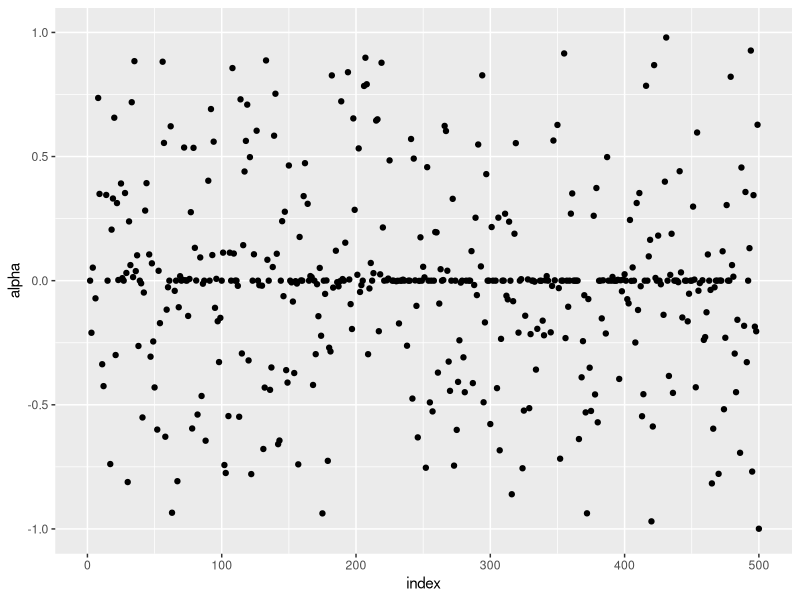
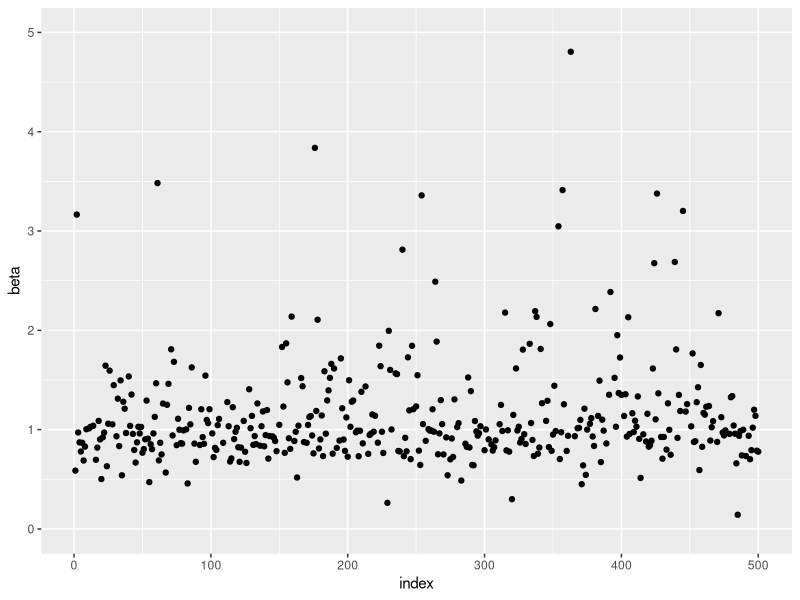
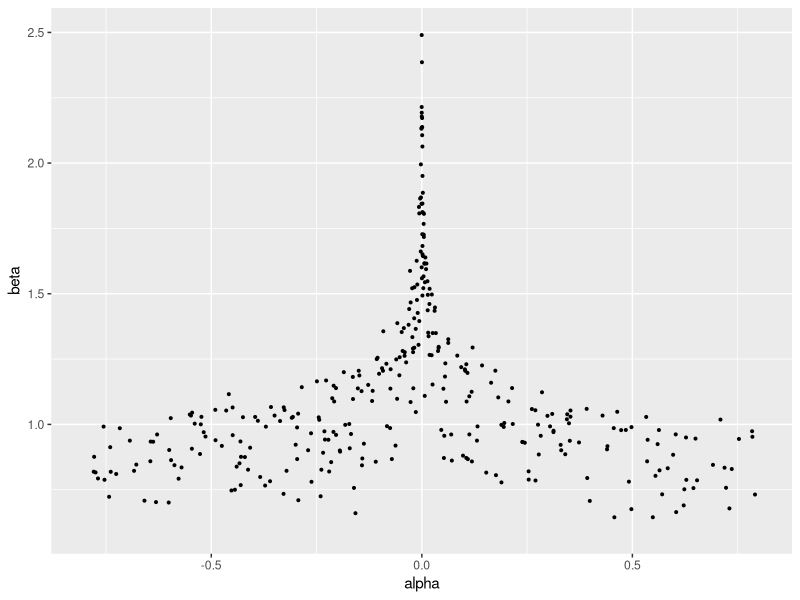

The R script that drew these images, in order:
## ---- chunk 1
knitr::opts_chunk$set(echo = TRUE)

library(tidyverse)

## ---- chunk 2
likelihood <- function(a,b=0,g=0){
  prod( exp(-((a * b^x_i+g-yi)^2)/2))
}
loglikelihood <- function(a,b=0,g=0){
  log(prod( exp(-((a * b^x_i+g-yi)^2)/2)))
}
loglikelihood_v_2 <- function(ab){
  - log(prod( exp(-((ab[1] * ab[2]^x_i-yi)^2)/2)))
}
loglikelihood_v_3 <- function(abg){
  - log(prod( exp(-((abg[1] * abg[2]^x_i+abg[3]-yi)^2)/2)))
}
  
## ---- chunk 3
n <- 500                
x_icount <- 10        # How many x and y there is 
x_i <- 1:x_icount
# x_icount <- 10 - 3
# x_i <- c(1:3,rep(2,x_icount))
a_nul <- 0
beta_nul <- 1
gamma_nul <- 0
conff1b = conff1a <- matrix(nrow=n, ncol=2)
limits = errors = betahat = ahat = resulthypotese_ab  <- rep(0,n)
bstar <- 1.1
crit = pchisq(0.05,df=2,lower.tail = FALSE)
beta <- function(b,c1 = 1,c2 = 0) {
  b ^ (c1 * x_i + c2)
}
for (ii in 1:n) {
  yi <- rnorm(x_icount, mean=0, sd=1)
  
  s <- function(b) {
    a <- sum(yi)/sum(beta(b,1,0))
    - sum( a^2 * beta(b,2,-1) * x_i)  +  sum(a * x_i * beta(b,1,-1) * yi)
  }
  
  i <- function(b) {
    a <- sum(yi)/sum(beta(b,1))
    ma <- sum(a ^ 2 * 2 * (x_i-1) * beta(b,2,-2) * x_i)-sum(a ^ 2 * x_i * (x_i-1) * beta(b,2,-2))
    ma^(-1)
  }
  
  intim <- function(b, funk1, funk2) {
    score <- funk1 
    fish <- funk2 
    bk <- b
    itt <-0
    itt1 <- 0
    itt2 <- 0 
    while(abs(score(bk) * fish(bk))>0.001) {
      itt<- itt + 1
      bk = bk + fish(bk) * score(bk)
      if (!is.finite(score(bk))==TRUE | !is.finite((fish(bk)))==TRUE) {
        cat("ERROR!", "\n")
        itt2 <- 1
        break
      }
      if (itt>5000) {
        cat("break", "\n")
        itt1 <- 1
        break(intim)
      }
    }
    c(bk,itt, itt1, itt2)
  }
  resultatintim <- intim(bstar, s, i)
  betahat[ii] <-  resultatintim[1] 
  ahat[ii] <- sum(yi)/sum(beta(betahat[ii],1,0))
  lmle <- loglikelihood(ahat[ii],betahat[ii])
  
  lognorm <- function(a,b) {
    -2*(loglikelihood(a,b) - lmle)
  }
  
  resulthypotese_ab[ii] <- lognorm(a_nul, beta_nul)<=crit
  j11y <- 1 / (sum(beta(betahat[ii],2,0)))
  j22y <- 1 / (sum(ahat[ii] * (2 * x_i - 1) * beta(betahat[ii],2,-1) * x_i) 
               -sum(ahat[ii] * x_i *(x_i - 1)* beta(betahat[ii], 1, 0 ) * yi))
  conff1b[ii,1] <- betahat[ii] - 1.96 * sqrt(abs(j22y))
  conff1b[ii,2] <- betahat[ii] + 1.96 * sqrt(abs(j22y))
  conff1a[ii,1] <- ahat[ii] - 1.96 * sqrt(abs(j11y))
  conff1a[ii,2] <- ahat[ii] + 1.96 * sqrt(abs(j11y))
  limits[ii] <- resultatintim[3]
  errors[ii] <- resultatintim[4]
  cat("Iteration=", ii, "Limits=", sum(limits),  "Errors=",sum(errors) , "\n") 
}
cat("How many times did alpha0 end inside the confidence interval", "\n")
confresula <- which(conff1a[,1] < a_nul & conff1a[,2] > a_nul)
length(confresula)
cat("How many times did beta0 end inside the confidence interval", "\n")
confresulb <- which(conff1b[,1] < beta_nul & conff1b[,2] > beta_nul)
length(confresulb)
cat("How many was m2lognorm less or equal to the critical values", "\n")
sum(resulthypotese_ab)
## ---- chunk 4
ahat_plot <- data.frame(x=1:n, y= ahat)
betahat_plot <- data.frame(x=1:n, y= betahat)
ahat_betahat <- data.frame(x= ahat, y=betahat)
ggplot(ahat_plot, aes(x,y)) +
  geom_point() + 
  scale_y_continuous(limits=c(-1,1)) + 
  labs(x = "index", y= "alpha")
ggplot(betahat_plot, aes(x,y)) +
  geom_point() +
  scale_y_continuous(limits=c(0,5)) +
  labs(x = "index", y= "beta")
ggplot(ahat_betahat, aes(x,y)) +
  geom_point(size = 0.7) + 
  scale_y_continuous(limits=c(0.6,2.5)) +
  scale_x_continuous(limits=c(-0.8,0.8)) + 
  labs(x = "alpha", y= "beta")
## ---- chunk 5
x_icount <- 20
n <- 1
x_i <- 1:x_icount
beta_nul <- 1
gamma_nul <-0
conff1g <- matrix(nrow=1, ncol=2)
betahat = ahat = gammahat = resulthypotese = p_waldtest_g <- rep(0,n)
# p_waldtest_g <- rep(0,n)
# ahat <- rep(0,n)
# gammahat <- rep(0,n)
# resulthypotese <- rep(0,n)
bstar <- 1.1
crit = pchisq(0.05,df=3,lower.tail = FALSE)
beta <- function(b,c1 = 1,c2 = 0) {
  b ^ (c1 * x_i + c2)
}

yi <- c(-0.8, 1.15, 1.82, 2.89, 1.43, 0.59, 1.09, 3.00, 2.81, 3.02, 2.39, 3.50, 3.06, 2.41, 2.81, 3.95, 4.19, 5.94, 7.06, 4.55)

s <- function(b) {
  a_s <- sum(beta(b))
  b_s <- (sum(beta(b))) / n * sum(beta(b)) 
  c_s <- (sum(beta(b))) / n * sum(yi)
  d_s <- sum(yi*beta(b))
  sahat <- (c_s-d_s)/(b_s-a_s)
  gamma <- 1 / n * sum(sahat*beta(b)-yi) 
  - sum((sahat * beta(b) + gamma - yi ) * beta(b,1,-1) * x_i* sahat)
}

i <- function(b) {
  a_s <- sum(beta(b))
  b_s <- (sum(beta(b))) / n * sum(beta(b)) 
  c_s <- (sum(beta(b))) / n * sum(yi)
  d_s <- sum(yi*beta(b))
  sahat <- (c_s-d_s)/(b_s-a_s)
  gamma <- 1 / n * sum(sahat*beta(b))- sum(yi) 
  imi <- sum(x_i * sahat * beta(b,1,-2) * ((2*x_i-1) * sahat *beta(b) + 
                                             gamma * (x_i-1) - ((sahat * beta(b) + gamma)) *(x_i -1)  ))
  imi^-1
}

intim <- function(b, funk1, funk2) {
  score <- funk1 
  fish <- funk2 
  bk <- b
  itt <-0
  itt1 <- 0
  itt2 <- 0 
  while(abs(score(bk) * fish(bk))>0.001) {
    itt<- itt + 1
    bk = bk + fish(bk) * score(bk)
    if (!is.finite(score(bk))==TRUE | !is.finite((fish(bk)))==TRUE) {
      cat("ERROR!", "\n")
      itt2 <- 1
      break
    }
    if (itt>5000) {
      cat("break", "\n")
      itt1 <- 1
      break(intim)
    }
  }
  c(bk,itt, itt1, itt2)
}
resultatintim <- intim(bstar, s, i)
betahat <-  resultatintim[1] 
ahat_s <- sum(beta(betahat))
bhat_s <- (sum(beta(betahat))) / n * sum(beta(betahat)) 
chat_s <- (sum(beta(betahat))) / n * sum(yi)
dhat_s <- sum(yi*beta(betahat))
ahat <- (chat_s-dhat_s)/(bhat_s-ahat_s)
gammahat <- 1 / n * sum(ahat*beta(betahat))- sum(yi)
lmle <- loglikelihood(ahat,betahat, gammahat)
lognorm <- function(a,b,g) {
  -2*(loglikelihood(a,b,g) - lmle)
}

resulthypotese <- lognorm(ahat, betahat, gamma_nul)<=crit 
j33y <- 1 / x_icount
waldtestg <- (gammahat-gamma_nul)^2/ j33y
p_waldtest_g <- 2*pnorm(abs(waldtestg), lower.tail = FALSE)

conff1g[,1] <- gammahat - 1.96 * sqrt(abs(j33y))
conff1g[,2] <- gammahat + 1.96 * sqrt(abs(j33y))
cat("Was gamma0 inside the confidence interval", "\n")
confresulg <- which(conff1g[,1] < gamma_nul & conff1g[,2] > gamma_nul) 
length(confresulg)
cat("Did gamma0 pass the waldtest?", "\n")
p_waldtest_g>=0.05
cat("Was n2lognorm less than the critical value?", "\n")
sum(resulthypotese)
Param_NR <- c(ahat*betahat^x_i+gammahat)


## ---- chunk 6


param_optim <- optim(c(0,1,0), loglikelihood_v_3)$par
lmle_optim <- loglikelihood_v_3(c(param_optim[1],param_optim[2], param_optim[3]))

lognorm_optim <- function(a,b,g) {
  -2*(loglikelihood_v_3(c(a,b,g)) - lmle_optim)
}

resulthypotese_optim <- lognorm_optim(param_optim[1], param_optim[2], gamma_nul)<=crit 
waldtestg_optim <- (param_optim[3]-gamma_nul)^2/ j33y
p_waldtest_g_optim <- 2*pnorm(abs(waldtestg_optim), lower.tail = FALSE)
conff1g_optim <- matrix(nrow=1, ncol=2)
conff1g_optim[,1] <- param_optim[3] - 1.96 * sqrt(abs(j33y))
conff1g_optim[,2] <- param_optim[3] + 1.96 * sqrt(abs(j33y))
cat("Was gamma0 inside the confidence interval", "\n")
confresulg_optim <- which(conff1g_optim[,1] < gamma_nul & conff1g_optim[,2] > gamma_nul) 
length(confresulg_optim)
cat("Did gamma0 pass the waldtest?", "\n")
p_waldtest_g_optim>=0.05
cat("Was n2lognorm less than the critical value?", "\n")
sum(resulthypotese_optim)
## ---- chunk 7
x_icount <- 20
n <- 1
x_i <- 1:20
a_nul <- 0
beta_nul <- 1
p_waldtest_b = betahat = ahat = resulthypotese <- rep(0,n)
conff1b <- matrix(nrow=n, ncol=2)
bstar <- 2
crit = pchisq(0.05,df=2,lower.tail = FALSE)
beta <- function(b,c1,c2 = 0) {
  b ^ (c1 * x_i + c2)
}

yi <- c(-0.8, 1.15, 1.82, 2.89, 1.43, 0.59, 1.09, 3.00, 2.81, 3.02, 2.39, 3.50, 3.06, 2.41, 2.81, 3.95, 4.19, 5.94, 7.06, 4.55)

s <- function(b) {
  a <- sum(yi)/sum(beta(b,1,0))
  - sum( a^2 * beta(b,2,-1) * x_i)  +  sum(a * x_i * beta(b,1,-1) * yi)
}

i <- function(b) {
  a <- sum(yi)/sum(beta(b,1))
  ma <- sum(a ^ 2 * 2 * (x_i-1) * beta(b,2,-2) * x_i)-sum(a ^ 2 * x_i * (x_i-1) * beta(b,2,-2))
  ma^(-1)
}

intim <- function(b, funk1, funk2) {
  score <- funk1 
  fish <- funk2 
  bk <- b
  itt <-0
  itt1 <- 0
  itt2 <- 0 
  while(abs(score(bk) * fish(bk))>0.001) {
    itt<- itt + 1
    bk = bk + fish(bk) * score(bk)
    if (!is.finite(score(bk))==TRUE | !is.finite((fish(bk)))==TRUE) {
      cat("ERROR!", "\n")
      itt2 <- 1
      break
    }
    if (itt>5000) {
      cat("break", "\n")
      itt1 <- 1
      break(intim)
    }
  }
  c(bk,itt, itt1, itt2)
}
resultatintim <- intim(bstar, s, i)
betahat <-  resultatintim[1] 
ahat <- sum(yi)/sum(beta(betahat,1,0))
lmle <- loglikelihood(ahat,betahat)

lognorm <- function(a,b) {
  -2*(loglikelihood(a,b) - lmle)
}

resulthypotese <- lognorm(ahat, beta_nul)<=crit #Alpha afhænger af beta, beta_nul indsættes 
j22y <- 1 / (sum(ahat * (2 * x_i - 1) * beta(betahat,2,-1) * x_i) -
               sum(ahat * x_i *(x_i - 1)* beta(betahat, 1, 0 ) * yi))
waldtestb <- (betahat-beta_nul) ^ 2 / j22y
p_waldtest_b <- 2*pnorm(abs(waldtestb), lower.tail = FALSE)
conff1b[,1] <- betahat - 1.96 * sqrt(abs(j22y))
conff1b[,2] <- betahat + 1.96 * sqrt(abs(j22y))
cat("Was beta0 inside the confidence interval", "\n")
confresulb <- which(conff1b[,1] < beta_nul & conff1b[,2] > beta_nul) 
length(confresulb)
cat("Did beta0 pass the waldtest?", "\n")
p_waldtest_b>=0.05
cat("Was n2lognorm less than the critical value?", "\n")
sum(resulthypotese)



## ---- chunk 8


param_optim <- optim(c(0,1), loglikelihood_v_2)$par
lmle_optim <- loglikelihood_v_2(c(param_optim[1],param_optim[2]))

lognorm_optim <- function(ab) {
  -2*(loglikelihood_v_2(ab) - lmle_optim)
}



resulthypotese_optim <- lognorm_optim(c(param_optim[1], beta_nul))<=crit 
j22y <- 1 / (sum(param_optim[1] * (2 * x_i - 1) * beta(param_optim[2],2,-1) * x_i) -
               sum(param_optim[1] * x_i *(x_i - 1)* beta(param_optim[2], 1, 0 ) * yi))
waldtestb_optim <- (param_optim[2]-beta_nul)^2/ j22y
p_waldtest_b_optim <- 2*pnorm(abs(waldtestb_optim), lower.tail = FALSE)
conff1b_optim <- matrix(nrow=1, ncol=2)
conff1b_optim[,1] <- param_optim[2] - 1.96 * sqrt(abs(j22y))
conff1b_optim[,2] <- param_optim[2] + 1.96 * sqrt(abs(j22y))
cat("Was beta0 inside the confidence interval", "\n")
confresulb_optim <- which(conff1b_optim[,1] < beta_nul & conff1b_optim[,2] > beta_nul) 
length(confresulb_optim)
cat("Did beta0 pass the waldtest?", "\n")
p_waldtest_b_optim>=0.05
cat("Was n2lognorm less than the critical value?", "\n")
sum(resulthypotese_optim)

## ---- chunk 9

